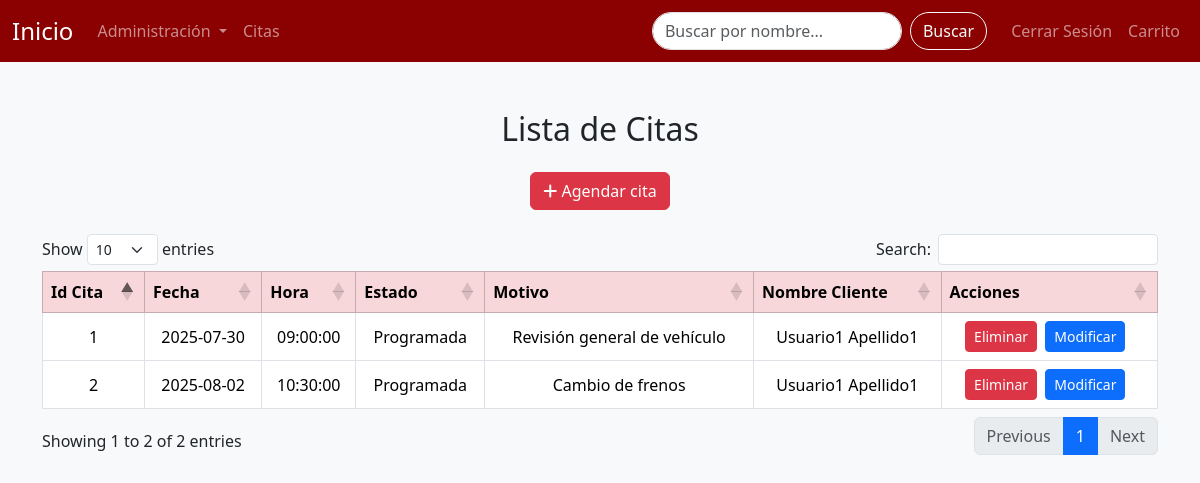
The app's page /view/Administracion/Citas/citas.php (signed in) with its own data.
### tables this page shows
CREATE TABLE CITAS (
    id_cita INT AUTO_INCREMENT PRIMARY KEY,
    fecha DATE,
    hora TIME,
    motivo VARCHAR(500),
    estado VARCHAR(50) DEFAULT 'Programada',
    id_cliente INT NOT NULL,
    FOREIGN KEY (id_cliente) REFERENCES USUARIOS(id_cliente) ON DELETE CASCADE
);

### view/Administracion/Citas/citas.php (the view, shortened to what this page needs)
<?php
$mysqli = abrirConexion();
$sql = "SELECT c.*, CONCAT(cl.nombre, ' ', cl.apellidos) AS nombre_completo
        FROM CITAS c
        INNER JOIN USUARIOS cl ON c.id_cliente = cl.id_cliente
        ORDER BY c.fecha";
$resultado = $mysqli->query($sql);
?>
<!DOCTYPE html>
<html lang="es">
<head>
  <link href="https://cdn.jsdelivr.net/npm/bootstrap@5.3.7/dist/css/bootstrap.min.css" rel="stylesheet">
  <link rel="stylesheet" href="https://cdnjs.cloudflare.com/ajax/libs/font-awesome/6.0.0-beta3/css/all.min.css">
</head>
<body class="bg-light">
  <?php include '../../componentes/navbar.php'; ?>
  <div class="container mt-5">
    <h2 class="mb-4 text-center">Lista de Citas</h2>
    <div class="d-flex justify-content-center mb-4">
        <button type="button" class="btn btn-danger" data-bs-toggle="modal" data-bs-target="#modalAgregarCita">
            <i class="fas fa-plus"></i> Agendar cita
        </button>
    </div>
    <div class="table-responsive">
      <table class="table table-bordered table-hover align-middle">
        <thead class="table-danger text-center">
          <tr>
            <th>Id Cita</th>
            <th>Fecha</th>
            <th>Hora</th>
            <th>Estado</th>
            <th>Motivo</th>
            <th>Nombre Cliente</th>
            <th>Acciones</th>
          </tr>
        </thead>
        <tbody class="text-center">
          <?php while ($u = $resultado->fetch_assoc()): ?>
            <tr>
              <td><?= $u['id_cita'] ?></td>
              <td><?= $u['fecha'] ?></td>
              <td><?= $u['hora'] ?></td>
              <td><?= $u['estado'] ?></td>
              <td><?= $u['motivo'] ?></td>
              <td><?= $u['nombre_completo'] ?></td>
              <td>
                <button type="button" class="btn btn-sm btn-danger me-1 btn-eliminar" data-id="<?= $u['id_cita'] ?>">Eliminar</button>
                <a href="modificarCitas.php?id=<?= $u['id_cita'] ?>" class="btn btn-sm btn-primary me-2">Modificar</a>
              </td>
            </tr>
          <?php endwhile; ?>
        </tbody>
      </table>
    </div>
  </div>
  <link rel="stylesheet" href="https://cdn.datatables.net/1.13.6/css/dataTables.bootstrap5.min.css">
</body>
</html>

### records on screen
citas: id_cita "1", fecha "2025-07-30", hora "09:00:00", estado "Programada", motivo "Revisión general de vehículo", nombre_completo "Usuario1 Apellido1"
citas: id_cita "2", fecha "2025-08-02", hora "10:30:00", estado "Programada", motivo "Cambio de frenos", nombre_completo "Usuario1 Apellido1"
